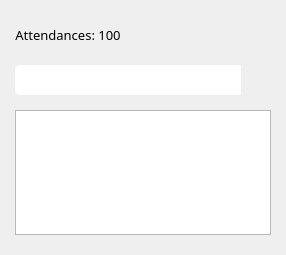
                 <widget class="QWidget" name="w_attendance" native="true">
                  <layout class="QVBoxLayout" name="verticalLayout_43">
                   <property name="spacing">
                    <number>15</number>
                   </property>
                   <property name="leftMargin">
                    <number>15</number>
                   </property>
                   <property name="topMargin">
                    <number>20</number>
                   </property>
                   <property name="rightMargin">
                    <number>15</number>
                   </property>
                   <property name="bottomMargin">
                    <number>20</number>
                   </property>
                   <item>
                    <layout class="QHBoxLayout" name="horizontalLayout_31">
                     <property name="spacing">
                      <number>6</number>
                     </property>
                     <item>
                      <widget class="QLabel" name="lbl_attendance_status">
                       <property name="font">
                        <font>
                         <family>Barlow</family>
                         <pointsize>10</pointsize>
                        </font>
                       </property>
                       <property name="text">
                        <string>Attendances: 100</string>
                       </property>
                       <property name="alignment">
                        <set>Qt::AlignCenter</set>
                       </property>
                       <property name="indent">
                        <number>1</number>
                       </property>
                      </widget>
                     </item>
                     <item>
                      <spacer name="horizontalSpacer_23">
                       <property name="orientation">
                        <enum>Qt::Horizontal</enum>
                       </property>
                       <property name="sizeHint" stdset="0">
                        <size>
                         <width>40</width>
                         <height>20</height>
                        </size>
                       </property>
                      </spacer>
                     </item>
                     <item>
                      <widget class="QPushButton" name="btn_delete_attendance">
                       <property name="sizePolicy">
                        <sizepolicy hsizetype="Fixed" vsizetype="Fixed">
                         <horstretch>0</horstretch>
                         <verstretch>0</verstretch>
                        </sizepolicy>
                       </property>
                       <property name="minimumSize">
                        <size>
                         <width>30</width>
                         <height>30</height>
                        </size>
                       </property>
                       <property name="maximumSize">
                        <size>
                         <width>30</width>
                         <height>30</height>
                        </size>
                       </property>
                       <property name="cursor">
                        <cursorShape>PointingHandCursor</cursorShape>
                       </property>
                       <property name="styleSheet">
                        <string notr="true">QPushButton{
	border-radius: 5px;
	background: none;
}


QPushButton:pressed {
 	background-color: #072f49;
}</string>
                       </property>
                       <property name="icon">
                        <iconset resource="C:/Users/moral/Desktop/Resources/Resources.qrc">
                         <normaloff>:/icons/trash.png</normaloff>:/icons/trash.png</iconset>
                       </property>
                       <property name="iconSize">
                        <size>
                         <width>21</width>
                         <height>21</height>
                        </size>
                       </property>
                      </widget>
                     </item>
                     <item>
                      <widget class="QPushButton" name="btn_clear_attendance_table">
                       <property name="sizePolicy">
                        <sizepolicy hsizetype="Fixed" vsizetype="Fixed">
                         <horstretch>0</horstretch>
                         <verstretch>0</verstretch>
                        </sizepolicy>
                       </property>
                       <property name="minimumSize">
                        <size>
                         <width>30</width>
                         <height>30</height>
                        </size>
                       </property>
                       <property name="maximumSize">
                        <size>
                         <width>30</width>
                         <height>30</height>
                        </size>
                       </property>
                       <property name="cursor">
                        <cursorShape>PointingHandCursor</cursorShape>
                       </property>
                       <property name="styleSheet">
                        <string notr="true">QPushButton{
	border-radius: 5px;
	background: none;
}


QPushButton:pressed {
 	background-color: #072f49;
}</string>
                       </property>
                       <property name="icon">
                        <iconset resource="C:/Users/moral/Desktop/Resources/Resources.qrc">
                         <normaloff>:/icons/delete_table.png</normaloff>:/icons/delete_table.png</iconset>
                       </property>
                       <property name="iconSize">
                        <size>
                         <width>20</width>
                         <height>20</height>
                        </size>
                       </property>
                      </widget>
                     </item>
                    </layout>
                   </item>
                   <item>
                    <layout class="QHBoxLayout" name="horizontalLayout_59">
                     <property name="spacing">
                      <number>0</number>
                     </property>
                     <property name="sizeConstraint">
                      <enum>QLayout::SetDefaultConstraint</enum>
                     </property>
                     <item>
                      <widget class="QLineEdit" name="txt_search_attendance">
                       <property name="sizePolicy">
                        <sizepolicy hsizetype="Expanding" vsizetype="Fixed">
                         <horstretch>0</horstretch>
                         <verstretch>0</verstretch>
                        </sizepolicy>
                       </property>
                       <property name="minimumSize">
                        <size>
                         <width>0</width>
                         <height>30</height>
                        </size>
                       </property>
                       <property name="maximumSize">
                        <size>
                         <width>16777215</width>
                         <height>35</height>
                        </size>
                       </property>
                       <property name="font">
                        <font>
                         <family>Barlow</family>
                         <pointsize>10</pointsize>
                        </font>
                       </property>
                       <property name="styleSheet">
                        <string notr="true">border-radius: none;
border-top-left-radius: 5px;
border-bottom-left-radius: 5px;</string>
                       </property>
                      </widget>
                     </item>
                     <item>
                      <widget class="QPushButton" name="btn_search_attendance">
                       <property name="sizePolicy">
                        <sizepolicy hsizetype="Fixed" vsizetype="Fixed">
                         <horstretch>0</horstretch>
                         <verstretch>0</verstretch>
                        </sizepolicy>
                       </property>
                       <property name="minimumSize">
                        <size>
                         <width>30</width>
                         <height>30</height>
                        </size>
                       </property>
                       <property name="maximumSize">
                        <size>
                         <width>30</width>
                         <height>30</height>
                        </size>
                       </property>
                       <property name="font">
                        <font>
                         <family>Barlow</family>
                         <pointsize>12</pointsize>
                         <weight>75</weight>
                         <bold>true</bold>
                        </font>
                       </property>
                       <property name="cursor">
                        <cursorShape>PointingHandCursor</cursorShape>
                       </property>
                       <property name="styleSheet">
                        <string notr="true">border-top-right-radius: 5px;
border-bottom-right-radius: 5px;</string>
                       </property>
                       <property name="text">
                        <string/>
                       </property>
                       <property name="icon">
                        <iconset resource="C:/Users/moral/Desktop/Resources/Resources.qrc">
                         <normaloff>:/icons/search.png</normaloff>:/icons/search.png</iconset>
                       </property>
                       <property name="iconSize">
                        <size>
                         <width>18</width>
                         <height>18</height>
                        </size>
                       </property>
                      </widget>
                     </item>
                    </layout>
                   </item>
                   <item>
                    <widget class="QListView" name="lv_attendance">
                     <property name="maximumSize">
                      <size>
                       <width>16777215</width>
                       <height>125</height>
                      </size>
                     </property>
                    </widget>
                   </item>
                  </layout>
                 </widget>
